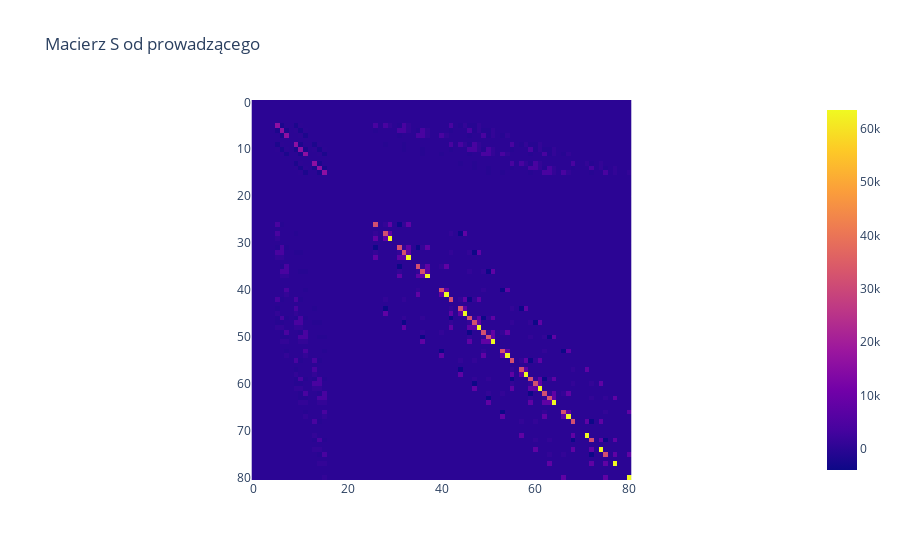

Notebook cell for this chart:
### Code cell
import pandas as pd
global_matrix_given = pd.read_csv("./Files/MacGlobSiH.dat", sep = r"\s+",header = None)
S_Given = np.array(global_matrix_given[2]).reshape(81,81)
H_Given = np.array(global_matrix_given[3]).reshape(81,81)

fig_S = px.imshow(S_Given, title="Macierz S od prowadzącego")
fig_S.show()

fig_H = px.imshow(H_Given, title="Macierz H od prowadzącego")
#fig_H.show()

### Figure 1 — Plotly figure (JSON) as saved in the notebook; plotly's stock layout.template omitted (floating-point values rounded to 4 significant figures; data arrays with more than 128 entries replaced by an {"elided": "..."} marker saying what was removed)
{"data": [{"coloraxis": "coloraxis", "hovertemplate": "x: %{x}<br>y: %{y}<br>color: %{z}<extra></extra>", "name": "0", "type": "heatmap", "xaxis": "x", "yaxis": "y", "z": {"elided": "81x81 float values"}}], "layout": {"coloraxis": {"colorscale": [[0, "#0d0887"], [0.1111, "#46039f"], [0.2222, "#7201a8"], [0.3333, "#9c179e"], [0.4444, "#bd3786"], [0.5556, "#d8576b"], [0.6667, "#ed7953"], [0.7778, "#fb9f3a"], [0.8889, "#fdca26"], [1, "#f0f921"]]}, "title": {"text": "Macierz S od prowadzącego"}, "xaxis": {"anchor": "y", "constrain": "domain", "domain": [0, 1], "scaleanchor": "y"}, "yaxis": {"anchor": "x", "autorange": "reversed", "constrain": "domain", "domain": [0, 1]}}}
